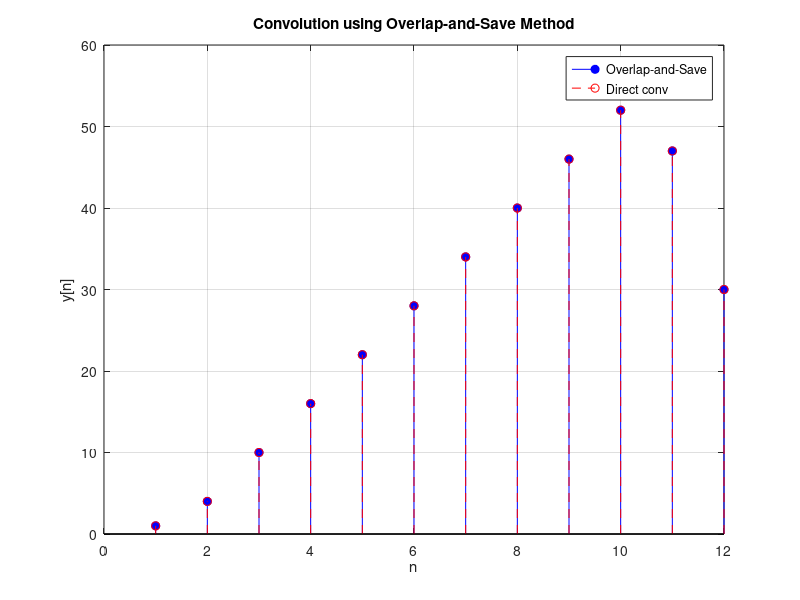

Reproduce this figure in MATLAB.
clc; clear; close all;

x = [1 2 3 4 5 6 7 8 9 10];
h = [1 2 3];

Nx = length(x);
Nh = length(h);

L = 4;
N = L + Nh - 1;

H = fft(h, N);

x = [zeros(1, Nh-1) x];  
numBlocks = ceil((Nx + Nh - 1)/L);
x = [x zeros(1, numBlocks*L + Nh - 1 - length(x))];  

y = [];

for k = 0:numBlocks-1
    x_block = x(k*L + 1 : k*L + N);  
    X_block = fft(x_block, N);
    Y_block = X_block .* H;
    y_block = ifft(Y_block, N);
    y = [y real(y_block(Nh:end))];  
end

y_direct = conv([1 2 3 4 5 6 7 8 9 10], h);

disp('Output using Overlap-and-Save:');
disp(y);

disp('Direct Convolution (conv):');
disp(y_direct);

figure;
stem(y,'b','filled'); hold on;
stem(y_direct,'r--');
legend('Overlap-and-Save','Direct conv');
xlabel('n'); ylabel('y[n]');
title('Convolution using Overlap-and-Save Method');
grid on;
